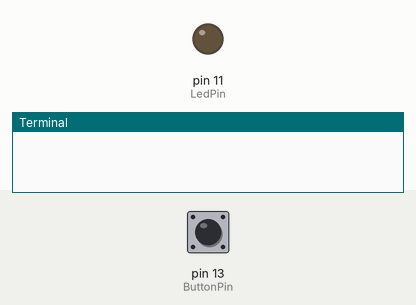
A program run on a simulated Raspberry Pi (header pin numbers). Parts: output pins drawn as LEDs (lit = HIGH), the last lines printed to the terminal. The test bench sets the inputs (shaded band); at power-on: pin 13 (ButtonPin) LOW.

Above: at 1.2 s.
1.3 s: pin 13 (ButtonPin) pulled HIGH for 0.15 s
At 1.37 s:
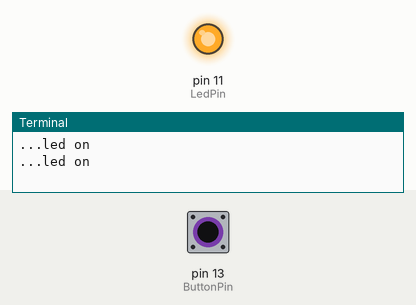
2.9 s: pin 13 (ButtonPin) pulled HIGH for 3.2 s
At 6.9 s:
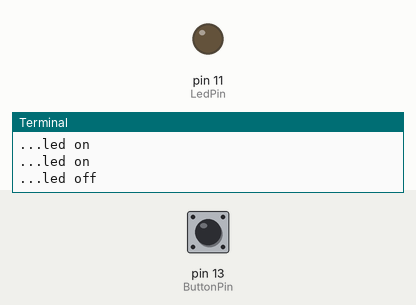
Timing chart, 0 to 8.4 s (numbered marks = the images above; inputs shaded):
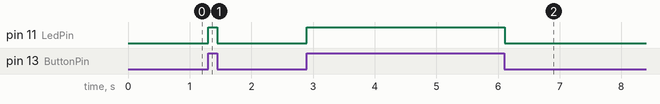

Measured:
- after the input at 1.3 s, pin 11 (LedPin): LOW → HIGH at once, → LOW 0.15 s later
- after the input at 2.9 s, pin 11 (LedPin): LOW → HIGH at once, → LOW 3.2 s later

The program:

03_LED_with_button.py
```python
#!/usr/bin/env python
# raspberry pi 3
import RPi.GPIO as GPIO
import time

LedPin = 11 # pin11
ButtonPin = 13

def setup():
  GPIO.setmode(GPIO.BOARD)
  GPIO.setup(ButtonPin, GPIO.IN, pull_up_down=GPIO.PUD_DOWN)
  GPIO.setup(LedPin, GPIO.OUT)
  GPIO.output(LedPin, GPIO.LOW)

def loop():
    while True:
      if GPIO.input(ButtonPin) == 1:
          print '...led on'
          GPIO.output(LedPin, GPIO.HIGH) # turn led on
          time.sleep(0.05) # without sleep, the LED don't get off sometimes
          if GPIO.input(ButtonPin) == 0:
            print '...led off'
            GPIO.output(LedPin, GPIO.LOW) # turn led off

def destroy():
  GPIO.output(LedPin, GPIO.HIGH) # led off
  GPIO.cleanup()

if __name__ == '__main__':
  setup()
  try:
    loop()
  except KeyboardInterrupt:
    destroy()
```
